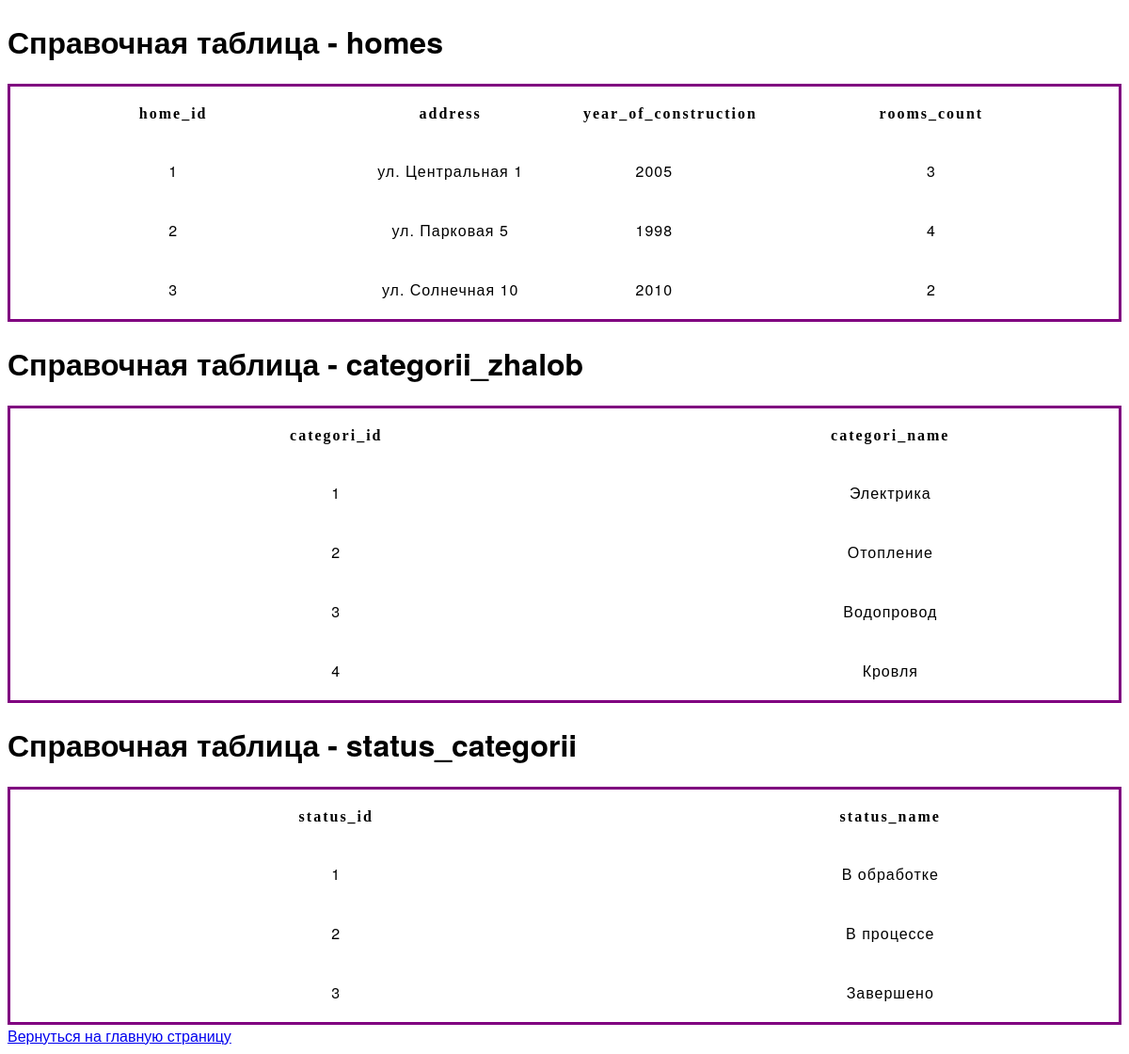
/sprav_pages/, run on the app's committed database.
### tables this page shows
CREATE TABLE homes (
            home_id INTEGER PRIMARY KEY,
            address TEXT,
            year_of_construction INTEGER,
            rooms_count INTEGER
        );

CREATE TABLE categorii_zhalob (
            categori_id INTEGER PRIMARY KEY, 
            categori_name TEXT
        );

CREATE TABLE status_categorii (
            status_id INTEGER PRIMARY KEY, 
            status_name TEXT
        );

### main.py (the view)
@app.route('/sprav_pages/')
def sprav_homes():
    conn = sqlite3.connect('upravkomp.db')
    cursor = conn.cursor()
    cursor.execute('SELECT * FROM homes')
    homes_data = cursor.fetchall()
    cursor.execute('SELECT * FROM categorii_zhalob')
    categorii_zhalob_data = cursor.fetchall()
    cursor.execute('SELECT * FROM status_categorii')
    status_categorii_data = cursor.fetchall()
    cursor.close()
    conn.close()
    return render_template('sprav_pages.html', homes_data=homes_data, categorii_zhalob_data=categorii_zhalob_data, status_categorii_data=status_categorii_data)

### templates/sprav_pages.html (shortened to what this page needs)
{% extends 'base.html' %}
{% block body %}
<h1>Справочная таблица - homes</h1>
<table>
  <thead>
    <tr>
      <th>home_id</th>
      <th>address</th>
      <th>year_of_construction</th>
      <th>rooms_count</th>
    </tr>
  </thead>
  <tbody>
    {% for home in homes_data %}
    <tr>
      <td>{{ home[0] }}</td>
      <td>{{ home[1] }}</td>
      <td>{{ home[2] }}</td>
      <td>{{ home[3] }}</td>
    </tr>
    {% endfor %}
  </tbody>
</table>
<h1>Справочная таблица - categorii_zhalob</h1>
<table>
  <thead>
    <tr>
      <th>categori_id</th>
      <th>categori_name</th>
    </tr>
  </thead>
  <tbody>
    {% for categorii_zhalob in categorii_zhalob_data %}
    <tr>
      <td>{{ categorii_zhalob[0] }}</td>
      <td>{{ categorii_zhalob[1] }}</td>
    </tr>
    {% endfor %}
  </tbody>
</table>
<h1>Справочная таблица - status_categorii</h1>
<table>
  <thead>
    <tr>
      <th>status_id</th>
      <th>status_name</th>
    </tr>
  </thead>
  <tbody>
    {% for status_categorii in status_categorii_data %}
    <tr>
      <td>{{ status_categorii[0] }}</td>
      <td>{{ status_categorii[1] }}</td>
    </tr>
    {% endfor %}
  </tbody>
</table>
<a href="{{ url_for('index') }}">Вернуться на главную страницу</a>
{% endblock %}

### templates/base.html (shortened to what this page needs)
<!DOCTYPE html>
<html>
<head>
    <link rel="stylesheet" type="text/css" href="{{ url_for('static',filename='style.css') }}">
</head>
<body>
    {% block body %}
    {% endblock %}
</body>
</html>

### templates/style.css (style rules this page uses)
table { table-layout: fixed; width: 100%; border-collapse: collapse; border: 3px solid purple; }
thead th:nth-child(1) { width: 30%; }
thead th:nth-child(2) { width: 20%; }
thead th:nth-child(3) { width: 15%; }
thead th:nth-child(4) { width: 35%; }
th, td { padding: 20px; }
html { font-family: 'helvetica neue', helvetica, arial, sans-serif; }
thead th, tfoot th { font-family: 'Rock Salt', cursive; }
th { letter-spacing: 2px; }
td { letter-spacing: 1px; }
tbody td { text-align: center; }

### data on the page
homes: home_id "1", address "ул. Центральная 1", year_of_construction "2005", rooms_count "3"
homes: home_id "2", address "ул. Парковая 5", year_of_construction "1998", rooms_count "4"
homes: home_id "3", address "ул. Солнечная 10", year_of_construction "2010", rooms_count "2"
categorii_zhalob: categori_id "1", categori_name "Электрика"
categorii_zhalob: categori_id "2", categori_name "Отопление"
categorii_zhalob: categori_id "3", categori_name "Водопровод"
categorii_zhalob: categori_id "4", categori_name "Кровля"
status_categorii: status_id "1", status_name "В обработке"
status_categorii: status_id "2", status_name "В процессе"
status_categorii: status_id "3", status_name "Завершено"
